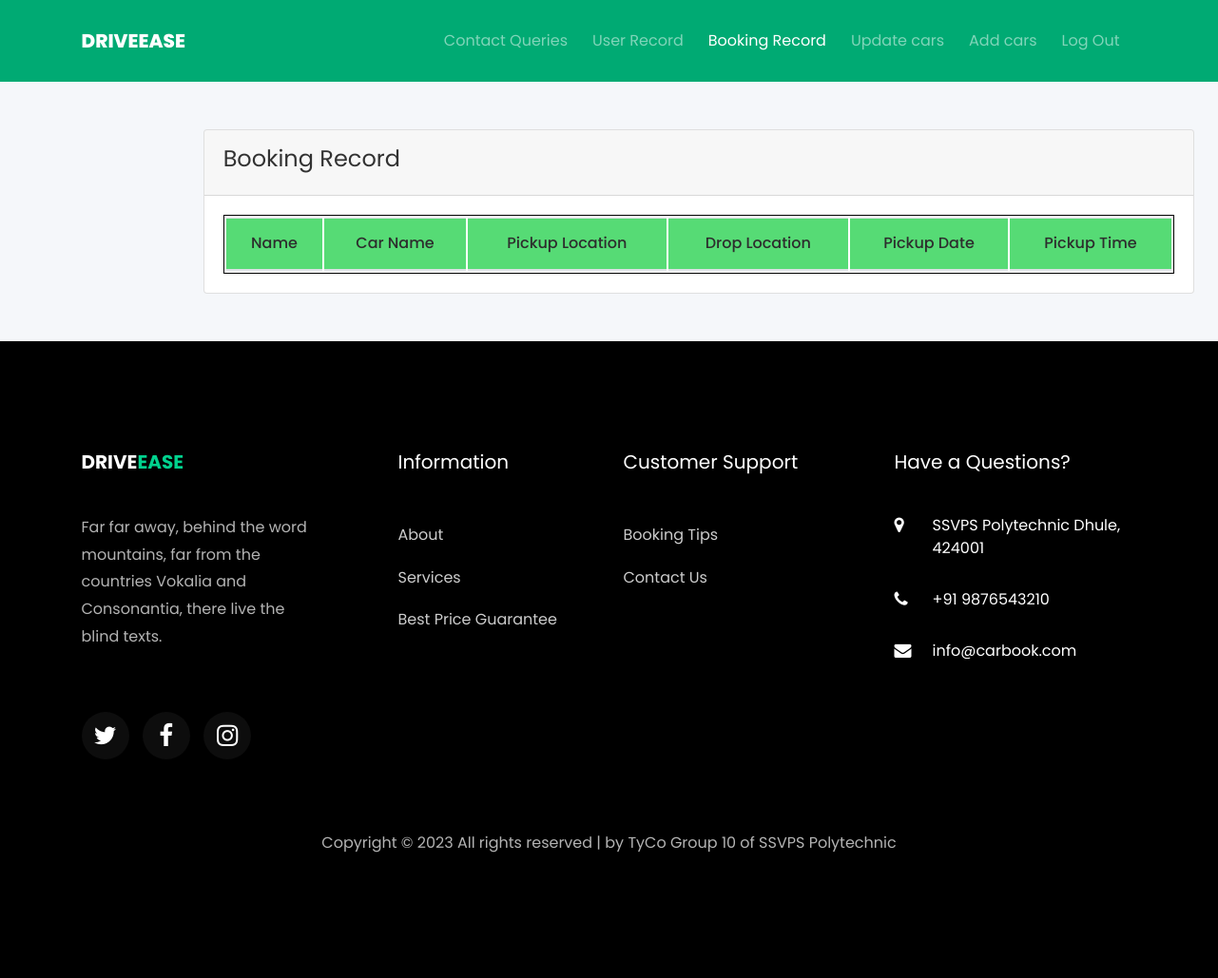
/bookrec.php, run on an earlier commit of the app's database.
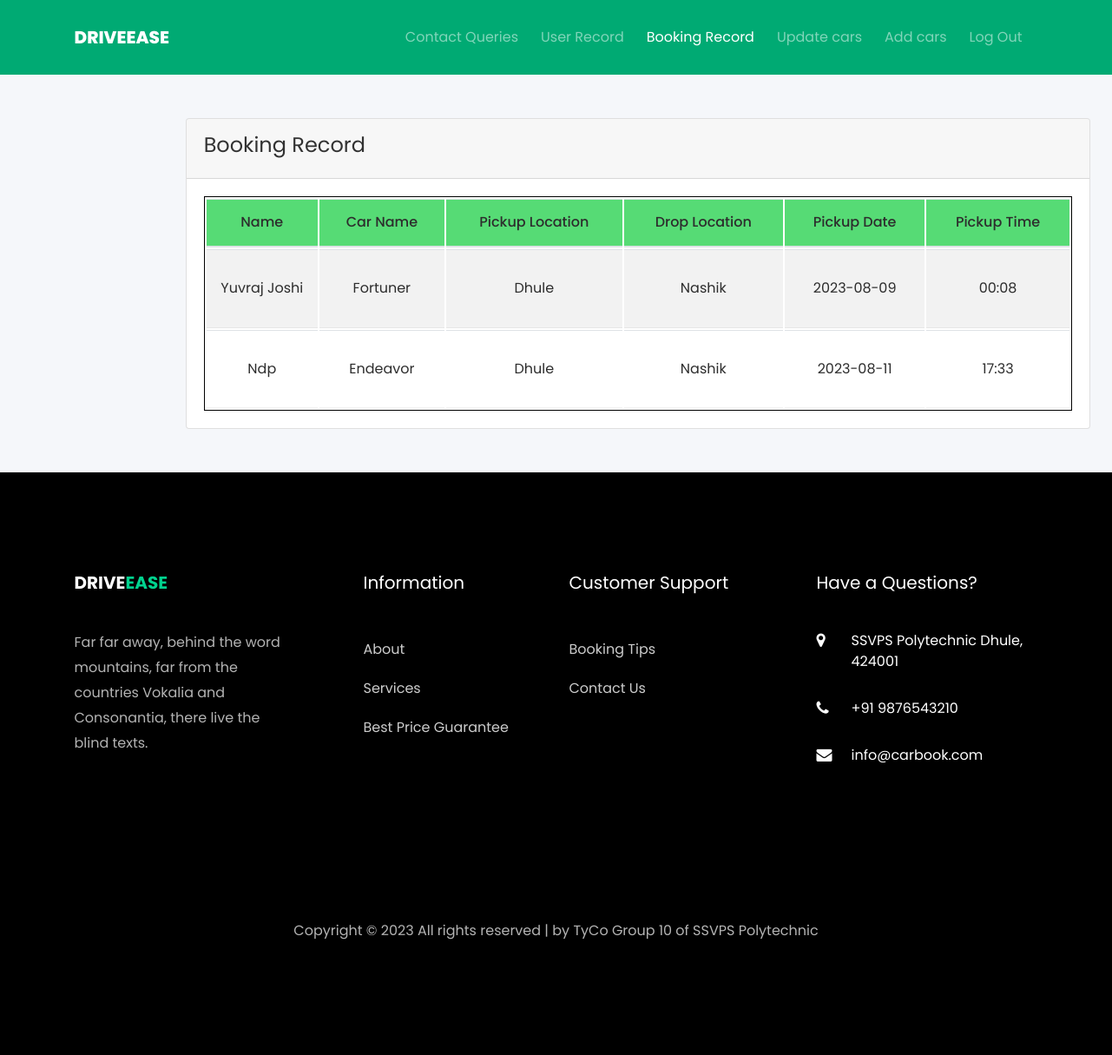
And on a later commit of the database.
### tables this page shows
CREATE TABLE `book` (
  `id` int(11) NOT NULL,
  `name` varchar(100) NOT NULL,
  `car` varchar(150) NOT NULL,
  `pick_loc` varchar(200) NOT NULL,
  `drop_loc` varchar(200) NOT NULL,
  `pick_date` varchar(100) NOT NULL,
  `pick_time` varchar(50) NOT NULL
);

### bookrec.php (the view, shortened to what the changed rows need)
<!DOCTYPE html>
<html lang="en">
<head>
    <link rel="stylesheet" href="css/open-iconic-bootstrap.min.css">
    <link rel="stylesheet" href="css/animate.css">
    <link rel="stylesheet" href="css/owl.carousel.min.css">
    <link rel="stylesheet" href="css/owl.theme.default.min.css">
    <link rel="stylesheet" href="css/magnific-popup.css">
    <link rel="stylesheet" href="css/aos.css">
    <link rel="stylesheet" href="css/ionicons.min.css">
    <link rel="stylesheet" href="css/bootstrap-datepicker.css">
    <link rel="stylesheet" href="css/jquery.timepicker.css">
    <link rel="stylesheet" href="css/flaticon.css">
    <link rel="stylesheet" href="css/icomoon.css">
    <link rel="stylesheet" href="css/style.css">
</head>
<body>
    <section class="intro">
        <?php
      include "config.php";
      $view = mysqli_query($con,"select * from book") or die (mysqli_error($con));
    ?>
        <div class="bg-image h-100" style="background-color: #f5f7fa" ;>
            <div class="mask d-flex align-items-center h-100">
                <div class="row justify-content-center">
          <div style="margin: 50px ;">
            <div class="row">
                <div class="col-md-12 offset-md-2">
                    <div class="card" >
                        <div class="card-body">
                            <table class ="table table-striped mb-0" style="color: rgb(45, 45, 45); font-style: normal;">
                                <thead style="background-color: #56db75; ">
                                    <tr class="text-center" data-expanded="true">
                                        <th>Name</th>
                                        <th>Car Name</th>
                                        <th>Pickup Location</th>
                                        <th>Drop Location</th>
                                        <th>Pickup Date</th>
                                        <th>Pickup Time</th>
                                    </tr>
                                </thead>
                                <tbody>
                                    <?php
                                    while ($row = mysqli_fetch_array($view)) {
                                        extract($row); ?>
                                        <tr class="text-center">
                                            <td>
                                                <?php echo $row['name']; ?>
                                            </td>
                                            <td>
                                                <?php echo $row['car']; ?>
                                            </td>
                                            <td>
                                                <?php echo $row['pick_loc']; ?>
                                            </td>
                                            <td>
                                                <?php echo $row['drop_loc']; ?>
                                            </td>
                                            <td>
                                                <?php echo $row['pick_date']; ?>
                                            </td>
                                            <td>
                                                <?php echo $row['pick_time']; ?>
                                            </td>
                                        </tr>
                                    <?php } ?>
                                </tbody>
                            </table>
                        </div>
                    </div>
                </div>
            </div>
        </div>
        </div>
            </div>
        </div>
    </section>
    <footer class="ftco-footer ftco-bg-dark ftco-section">
        <div class="container">
            <div class="row mb-5">
                <div class="col-md">
                    <div class="ftco-footer-widget mb-4">
                        <h2 class="ftco-heading-2"><a href="#" class="logo">Drive<span>Ease</span></a></h2>
                        <ul class="ftco-footer-social list-unstyled float-md-left float-lft mt-5">
                            <li class="ftco-animate"><a href="#"><span class="icon-twitter"></span></a></li>
                            <li class="ftco-animate"><a href="#"><span class="icon-facebook"></span></a></li>
                            <li class="ftco-animate"><a href="#"><span class="icon-instagram"></span></a></li>
                        </ul>
                    </div>
                </div>
                <div class="col-md">
                    <div class="ftco-footer-widget mb-4 ml-md-5">
                        <h2 class="ftco-heading-2">Information</h2>
                    </div>
                </div>
                <div class="col-md">
                    <div class="ftco-footer-widget mb-4">
                        <h2 class="ftco-heading-2">Customer Support</h2>
                    </div>
                </div>
                <div class="col-md">
                    <div class="ftco-footer-widget mb-4">
                        <h2 class="ftco-heading-2">Have a Questions?</h2>
                    </div>
                </div>
            </div>
        </div>
    </footer>
</body>
</html>

What changed in the data, as far as the page shows it:
added book: name "Yuvraj Joshi", car "Fortuner", pick_loc "Dhule", drop_loc "Nashik", pick_date "2023-08-09", pick_time "00:08"
added book: name "Ndp", car "Endeavor", pick_loc "Dhule", drop_loc "Nashik", pick_date "2023-08-11", pick_time "17:33"
